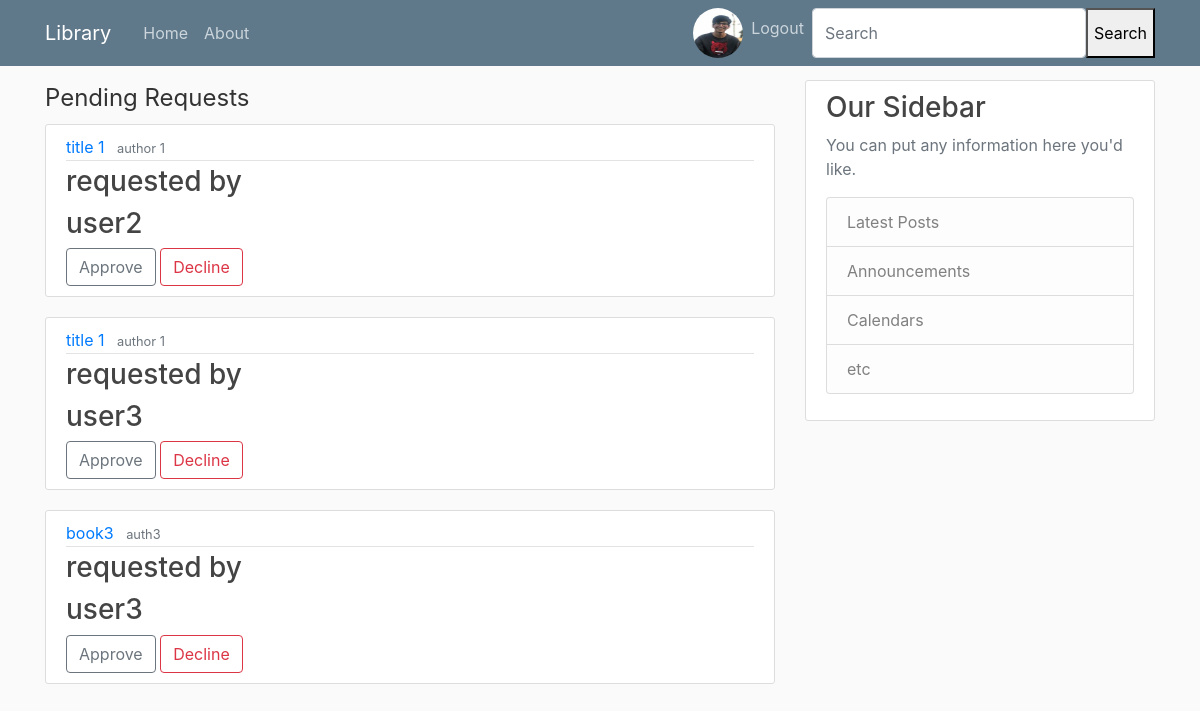
The app's page /request/list/ (signed in) with its own data.
### users/models.py (models this page shows, shortened)
class Profile(models.Model):
    user = models.OneToOneField(User, on_delete=models.CASCADE)
    image = models.ImageField(default='default.jpeg', upload_to='profile_pics')

### books/models.py (models this page shows, shortened)
class request_detail(models.Model):
    book_detail = models.ForeignKey(Book, on_delete=models.CASCADE)
    requested_by = models.ForeignKey(User, on_delete=models.CASCADE)
    return_date = models.DateField(default=timezone.now()+datetime.timedelta(days=7))
    request_status = models.CharField(max_length=15, default = 'Pending')

class Book(models.Model):
    title = models.CharField(max_length=100)
    genre = models.CharField(max_length=50)
    author = models.CharField(max_length=100)
    date_added = models.DateTimeField(default=timezone.now)
    publisher = models.CharField(max_length=100)
    summary = models.TextField(blank=True)
    location = models.TextField()
    available = models.BooleanField(default=True)
    ISBN = models.CharField(max_length=17)

### books/views.py (the view)
# urls.py: path('request/list/', views.RequestListView.as_view(), name='request-list'),
class RequestListView(LoginRequiredMixin, UserPassesTestMixin, ListView):
    model = request_detail
    template_name = 'books/requests_list.html'
    context_object_name = 'requests'
    ordering = ['book_detail']
    def test_func(self):
        current_user = self.request.user
        if current_user.has_perm('books.add_book'):
            return True
        return False

### books/templates/books/requests_list.html (shortened to what this page needs)
{% extends "books/base.html" %}
{% block content %}
    <legend>Pending Requests</legend>
    {% for request in requests %}
        {% if request.request_status == 'Pending' and request.book_detail.available == True %}
            <article class="media content-section">
            <div class="media-body">
                <div class="article-metadata">
                    <a class="mr-2" href="{% url 'book-detail' request.book_detail.id %}">{{ request.book_detail.title }}</a>
                    <small class="text-muted">{{ request.book_detail.author }}</small>
                </div>
                <h3>requested by </h3><h3><a class="article-title" href="{% url 'profile-detail' request.requested_by.id %}">{{ request.requested_by }}</a></h3>
                    <a class="btn btn-outline-secondary" href="{% url 'request-approve' request.id %}">Approve</a>
                    <a class="btn btn-outline-danger" href="{% url 'request-decline' request.id %}">Decline</a>
                    </div>
        </article>
        {% endif %}
    {% endfor %}
{% endblock content %}

### books/templates/books/base.html (shortened to what this page needs)
{% load static %}
<!DOCTYPE html>
<html>
<head>
    <link rel="stylesheet" href="https://maxcdn.bootstrapcdn.com/bootstrap/4.0.0/css/bootstrap.min.css">
    <link rel="stylesheet" type="text/css" href="{% static 'books/main.css' %}">
</head>
<body>
    <header class="site-header">
      <nav class="navbar navbar-expand-md navbar-dark bg-steel fixed-top">
        <div class="container">
          <a class="navbar-brand mr-4" href="{% url 'book-list' %}">Library</a>
          <div class="collapse navbar-collapse" id="navbarToggle">
            <div class="navbar-nav mr-auto">
              <a class="nav-item nav-link" href="{% url 'main-home' %}">Home</a>
              <a class="nav-item nav-link" href="#">About</a>
            </div>
            <div class="navbar-nav">
              {% if user.is_authenticated %}
                  <div class="image-container">
                      <a href="{% url 'profile' %}">
                      <img class="rounded-circle article-image img-fluid img-pro"  src="{{ user.profile.image.url }}">
                    </a>
                  </div>
                  <a class="nav-item nav-link" href="{% url 'logout' %}">Logout</a>
              {% else %}
                  <a class="nav-item nav-link" href="{% url 'login' %}">Login</a>
                  <a class="nav-item nav-link" href="{% url 'register' %}">Register</a>
              {% endif %}
                  <form class="d-flex" method=POST action="{% url 'search-venues' %}">
        <input class="form-control me-2" type="search" placeholder="Search" aria-label="Search" name="searched">
        <button type="submit">Search</button>
      </form>
            </div>
          </div>
        </div>
      </nav>
    </header>
    <main role="main" class="container">
      <div class="row">
        <div class="col-md-8">
          {% block content %}{% endblock %}
        </div>
        <div class="col-md-4">
          <div class="content-section">
            <h3>Our Sidebar</h3>
            <p class='text-muted'>You can put any information here you'd like.
              <ul class="list-group">
                <li class="list-group-item list-group-item-light">Latest Posts</li>
                <li class="list-group-item list-group-item-light">Announcements</li>
                <li class="list-group-item list-group-item-light">Calendars</li>
                <li class="list-group-item list-group-item-light">etc</li>
              </ul>
            </p>
          </div>
        </div>
      </div>
    </main>
</body>
</html>

### books/static/books/main.css (style rules this page uses)
body { background: #fafafa; color: #333333; margin-top: 5rem; }
h1, h2, h3, h4, h5, h6 { color: #444444; }
ul { margin: 0; }
.bg-steel { background-color: #5f788a; }
.site-header .navbar-nav .nav-link { color: #cbd5db; }
.content-section { background: #ffffff; padding: 10px 20px; border: 1px solid #dddddd; border-radius: 3px; margin-bottom: 20px; }
.article-title { color: #444444; }
.article-metadata { padding-bottom: 1px; margin-bottom: 4px; border-bottom: 1px solid #e3e3e3 }
.img-pro { width: 50px ; height: 50px; }
.image-container { height: 50px; width:50px; }

### records on screen
request_detail: book_detail "title 1", book_detail.author "author 1", requested_by "user2"
request_detail: book_detail "title 1", book_detail.author "author 1", requested_by "user3"
request_detail: book_detail "book3", book_detail.author "auth3", requested_by "user3"
